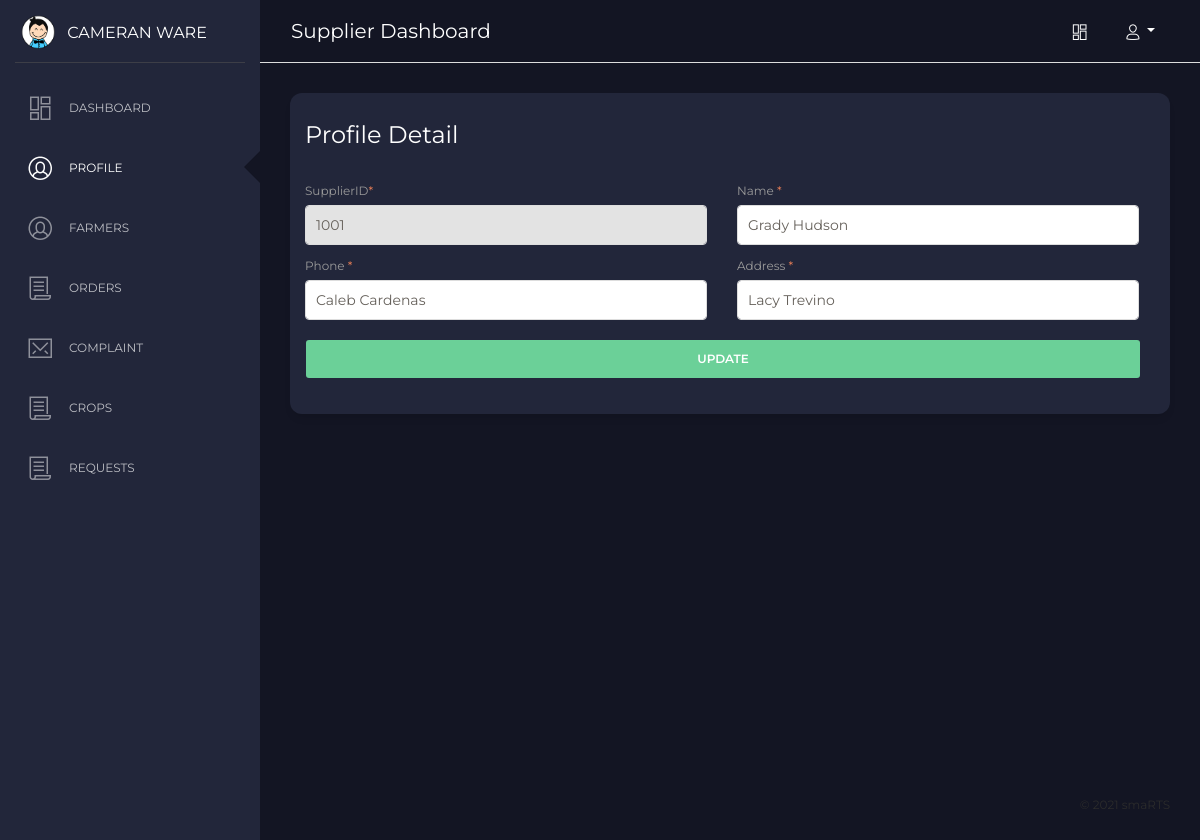
Before: /supplier/index.php?page=profile (signed in) with the older database file.
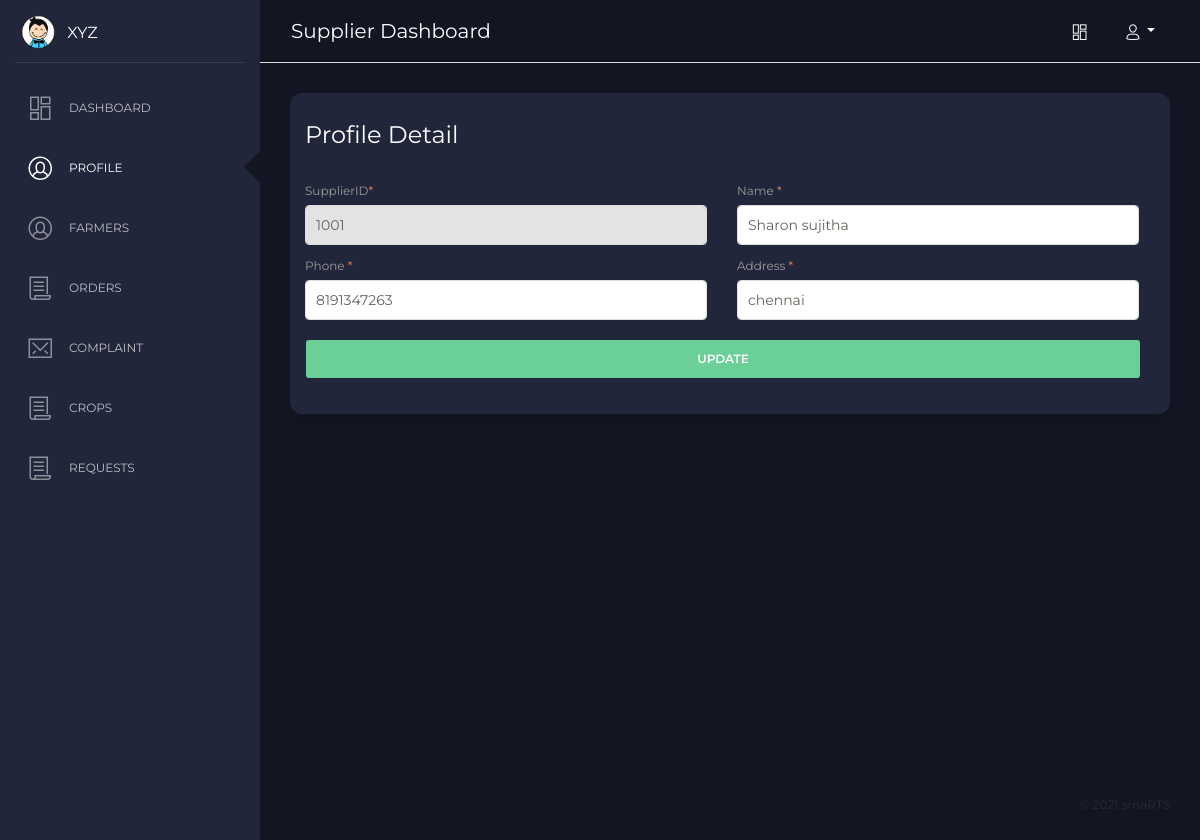
After: the same page with the newer database file.
### tables this page shows
CREATE TABLE `farmers` (
  `id` int(11) NOT NULL,
  `farmer_id` varchar(225) DEFAULT NULL,
  `name` varchar(225) DEFAULT NULL,
  `phone` varchar(225) DEFAULT NULL,
  `address` varchar(225) DEFAULT NULL,
  `password` varchar(225) DEFAULT NULL,
  `created_at` timestamp NOT NULL DEFAULT CURRENT_TIMESTAMP
);

### supplier/index.php (called while the page is built, shortened)
<?php
include 'include/header.php';
include 'include/side-nav.php';
include 'include/top-nav.php';
get_page();
include 'include/footer.php';
?>

### supplier/pages/profile.php (the view, shortened to what this page needs)
<?php $user = get_farmer_info($_SESSION['user_id'],"farmer"); extract($user); update_farmer();?>
<div class="content">
  <div class="row">
    <div class="col-md-12">
      <div class="card">
        <div class="card-header">
          <h4 class="card-title">Profile Detail</h4>
        </div>
        <div class="card-body">
          <div class="row">
            <div class="col-12">
              <form class="text-left mb-3 form-box pr-3" method="POST">
                <div class="row">
                  <div class="col-6">
                    <div class="form-group">
                      <label>SupplierID<span class="text-danger">*</span></label>
                      <input type="text" class="form-control w-100" disabled value="<?php echo $farmer_id; ?>">
                    </div>
                  </div>
                  <div class="col-6">
                    <div class="form-group">
                      <label>Name <span class="text-danger">*</span></label>
                      <input type="text" name="name" class="form-control w-100" value="<?php echo $name;?>">
                    </div>
                  </div>
                  <div class="col-6">
                    <div class="form-group">
                      <label>Phone <span class="text-danger">*</span></label>
                      <input type="text" name="phone" class="form-control w-100" value="<?php echo $phone;?>">
                    </div>
                  </div>
                  <div class="col-6">
                    <div class="form-group">
                      <label>Address <span class="text-danger">*</span></label>
                      <input type="text" name="address" class="form-control w-100" value="<?php echo $address;?>">
                    </div>
                  </div>
                </div>
                <div class="row">
                  <div class="col-12">
                    <button class="btn btn-success w-100" name="update_farmer">Update</button>
                  </div>
                </div>
              </form>
            </div>
          </div>
        </div>
      </div>
    </div>
  </div>
</div>

### supplier/include/side-nav.php (shortened to what this page needs)
<div class="sidebar" data-color="white" data-active-color="danger">
  <div class="logo">
    <a href="index.php" class="simple-text logo-mini">
      <div class="logo-image-small">
        <img src="../assets/img/logo-small.png">
      </div>
    </a>
    <a href="index.php" class="simple-text logo-normal">
      <?php echo $_SESSION['supplier_name']; ?>
    </a>
  </div>
  <div class="sidebar-wrapper">
    <ul class="nav">
      <li class="<?php get_active_class('dashboard')?>">
        <a href="index.php?page=dashboard">
          <i class="nc-icon nc-layout-11"></i>
          <p>Dashboard</p>
        </a>
      </li>
      <li class="<?php get_active_class('profile')?>">
        <a href="index.php?page=profile">
          <i class="nc-icon nc-circle-10 text-warning"></i>
          <p>Profile</p>
        </a>
      </li>
      <li class="<?php get_active_class('farmers')?>">
        <a href="index.php?page=farmers">
          <i class="nc-icon nc-circle-10 text-primary"></i>
          <p>Farmers</p>
        </a>
      </li>
      <li class="<?php get_active_class('all_orders')?>">
        <a href="index.php?page=all_orders">
          <i class="nc-icon nc-paper text-warning"></i>
          <p>Orders</p>
        </a>
      </li>
      <li class="<?php get_active_class('complaint')?>">
        <a href="index.php?page=complaint">
          <i class="nc-icon nc-email-85 text-primary"></i>
          <p>Complaint</p>
        </a>
      </li>
      <li class="<?php get_active_class('crops')?>">
        <a href="index.php?page=crops">
          <i class="nc-icon nc-paper text-primary"></i>
          <p>Crops</p>
        </a>
      </li>
      <li class="<?php get_active_class('requests')?>">
        <a href="index.php?page=requests">
          <i class="nc-icon nc-paper text-primary"></i>
          <p>Requests</p>
        </a>
      </li>
    </ul>
  </div>
</div>

Changed rows visible on the page:
changed farmers: name "Grady Hudson" → "Sharon sujitha"; phone "Caleb Cardenas" → "8191347263"; address "Lacy Trevino" → "chennai"
Other visible differences:
$_SESSION['supplier_name']: "CAMERAN WARE" → "XYZ"
